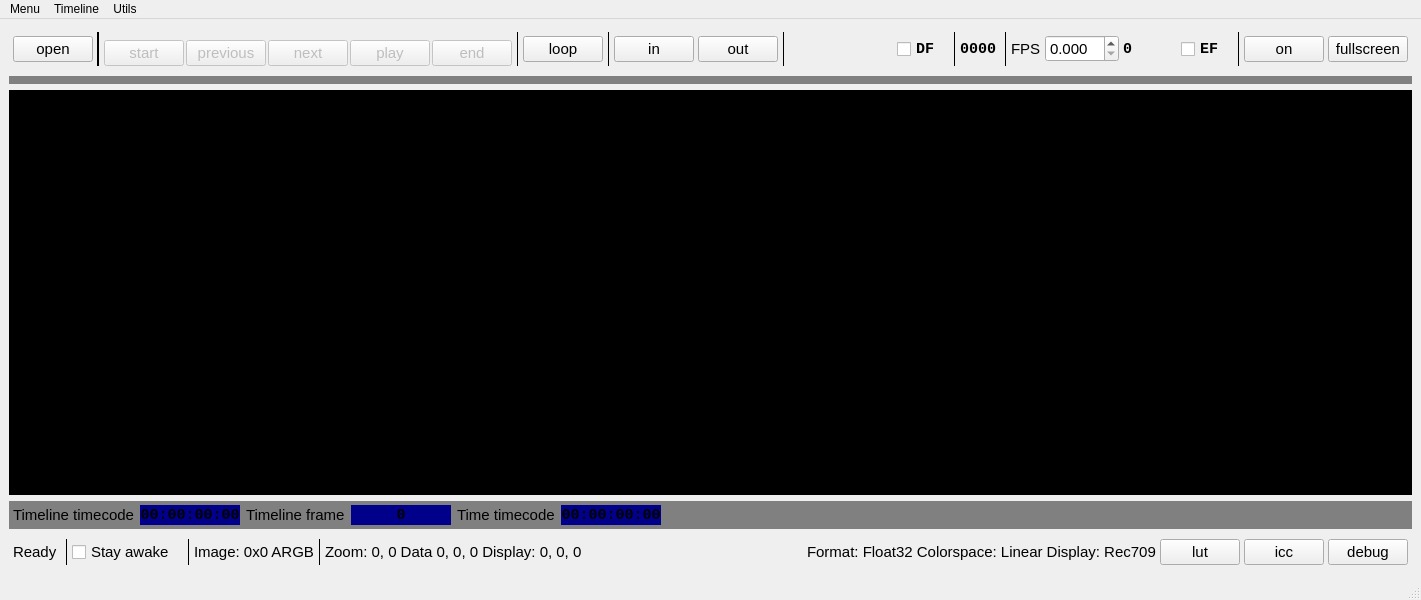
<?xml version="1.0" encoding="UTF-8"?>
<ui version="4.0">
 <class>Flipman</class>
 <widget class="QMainWindow" name="Flipman">
  <property name="geometry">
   <rect>
    <x>0</x>
    <y>0</y>
    <width>1160</width>
    <height>600</height>
   </rect>
  </property>
  <property name="windowTitle">
   <string>Flipman</string>
  </property>
  <widget class="QWidget" name="central_widget">
   <layout class="QVBoxLayout" name="verticalLayout">
    <item>
     <widget class="QWidget" name="tools_widget" native="true">
      <property name="enabled">
       <bool>true</bool>
      </property>
      <layout class="QHBoxLayout" name="horizontalLayout">
       <property name="spacing">
        <number>4</number>
       </property>
       <property name="leftMargin">
        <number>4</number>
       </property>
       <property name="topMargin">
        <number>4</number>
       </property>
       <property name="rightMargin">
        <number>4</number>
       </property>
       <property name="bottomMargin">
        <number>4</number>
       </property>
       <item>
        <widget class="QPushButton" name="tool_open">
         <property name="font">
          <font>
           <pointsize>11</pointsize>
          </font>
         </property>
         <property name="text">
          <string>open</string>
         </property>
        </widget>
       </item>
       <item>
        <widget class="QFrame" name="frame_9">
         <property name="minimumSize">
          <size>
           <width>0</width>
           <height>0</height>
          </size>
         </property>
         <property name="styleSheet">
          <string notr="true"/>
         </property>
         <property name="frameShape">
          <enum>QFrame::Shape::VLine</enum>
         </property>
         <property name="frameShadow">
          <enum>QFrame::Shadow::Plain</enum>
         </property>
         <property name="lineWidth">
          <number>2</number>
         </property>
        </widget>
       </item>
       <item>
        <widget class="QWidget" name="playback_widget" native="true">
         <property name="enabled">
          <bool>false</bool>
         </property>
         <property name="styleSheet">
          <string notr="true"/>
         </property>
         <layout class="QHBoxLayout" name="horizontalLayout_5">
          <property name="spacing">
           <number>2</number>
          </property>
          <property name="leftMargin">
           <number>0</number>
          </property>
          <property name="topMargin">
           <number>8</number>
          </property>
          <property name="rightMargin">
           <number>0</number>
          </property>
          <property name="bottomMargin">
           <number>0</number>
          </property>
          <item>
           <widget class="QPushButton" name="tool_start">
            <property name="font">
             <font>
              <pointsize>11</pointsize>
             </font>
            </property>
            <property name="text">
             <string>start</string>
            </property>
           </widget>
          </item>
          <item>
           <widget class="QPushButton" name="tool_previous">
            <property name="font">
             <font>
              <pointsize>11</pointsize>
             </font>
            </property>
            <property name="text">
             <string>previous</string>
            </property>
           </widget>
          </item>
          <item>
           <widget class="QPushButton" name="tool_next">
            <property name="font">
             <font>
              <pointsize>11</pointsize>
             </font>
            </property>
            <property name="text">
             <string>next</string>
            </property>
           </widget>
          </item>
          <item>
           <widget class="QPushButton" name="tool_play">
            <property name="font">
             <font>
              <pointsize>11</pointsize>
             </font>
            </property>
            <property name="styleSheet">
             <string notr="true"/>
            </property>
            <property name="text">
             <string>play</string>
            </property>
            <property name="checkable">
             <bool>true</bool>
            </property>
           </widget>
          </item>
          <item>
           <widget class="QPushButton" name="tool_end">
            <property name="font">
             <font>
              <pointsize>11</pointsize>
             </font>
            </property>
            <property name="text">
             <string>end</string>
            </property>
           </widget>
          </item>
         </layout>
        </widget>
       </item>
       <item>
        <widget class="QFrame" name="frame_2">
         <property name="frameShape">
          <enum>QFrame::Shape::VLine</enum>
         </property>
         <property name="frameShadow">
          <enum>QFrame::Shadow::Plain</enum>
         </property>
        </widget>
       </item>
       <item>
        <widget class="QPushButton" name="tool_loop">
         <property name="font">
          <font>
           <pointsize>11</pointsize>
          </font>
         </property>
         <property name="text">
          <string>loop</string>
         </property>
         <property name="checkable">
          <bool>true</bool>
         </property>
        </widget>
       </item>
       <item>
        <widget class="QFrame" name="frame_3">
         <property name="frameShape">
          <enum>QFrame::Shape::VLine</enum>
         </property>
         <property name="frameShadow">
          <enum>QFrame::Shadow::Plain</enum>
         </property>
        </widget>
       </item>
       <item>
        <widget class="QPushButton" name="in">
         <property name="font">
          <font>
           <pointsize>11</pointsize>
          </font>
         </property>
         <property name="text">
          <string>in</string>
         </property>
        </widget>
       </item>
       <item>
        <widget class="QPushButton" name="out">
         <property name="font">
          <font>
           <pointsize>11</pointsize>
          </font>
         </property>
         <property name="text">
          <string>out</string>
         </property>
        </widget>
       </item>
       <item>
        <widget class="QFrame" name="frame_4">
         <property name="frameShape">
          <enum>QFrame::Shape::VLine</enum>
         </property>
         <property name="frameShadow">
          <enum>QFrame::Shadow::Plain</enum>
         </property>
        </widget>
       </item>
       <item>
        <widget class="widgets::Timeedit" name="timecode" native="true">
         <property name="minimumSize">
          <size>
           <width>100</width>
           <height>0</height>
          </size>
         </property>
         <property name="font">
          <font>
           <family>Courier New</family>
           <pointsize>13</pointsize>
           <bold>true</bold>
          </font>
         </property>
        </widget>
       </item>
       <item>
        <spacer name="horizontalSpacer_3">
         <property name="orientation">
          <enum>Qt::Orientation::Horizontal</enum>
         </property>
         <property name="sizeType">
          <enum>QSizePolicy::Policy::Minimum</enum>
         </property>
         <property name="sizeHint" stdset="0">
          <size>
           <width>4</width>
           <height>20</height>
          </size>
         </property>
        </spacer>
       </item>
       <item>
        <widget class="QCheckBox" name="df">
         <property name="font">
          <font>
           <family>Courier New</family>
           <pointsize>11</pointsize>
           <bold>true</bold>
          </font>
         </property>
         <property name="text">
          <string>DF </string>
         </property>
        </widget>
       </item>
       <item>
        <widget class="QFrame" name="frame_5">
         <property name="frameShape">
          <enum>QFrame::Shape::VLine</enum>
         </property>
         <property name="frameShadow">
          <enum>QFrame::Shadow::Plain</enum>
         </property>
        </widget>
       </item>
       <item>
        <widget class="QLabel" name="frame">
         <property name="minimumSize">
          <size>
           <width>40</width>
           <height>0</height>
          </size>
         </property>
         <property name="font">
          <font>
           <family>Courier New</family>
           <pointsize>11</pointsize>
           <bold>true</bold>
          </font>
         </property>
         <property name="text">
          <string>0000</string>
         </property>
        </widget>
       </item>
       <item>
        <widget class="QFrame" name="frame_7">
         <property name="frameShape">
          <enum>QFrame::Shape::VLine</enum>
         </property>
         <property name="frameShadow">
          <enum>QFrame::Shadow::Plain</enum>
         </property>
        </widget>
       </item>
       <item>
        <widget class="QLabel" name="label">
         <property name="font">
          <font>
           <pointsize>11</pointsize>
          </font>
         </property>
         <property name="text">
          <string>FPS</string>
         </property>
        </widget>
       </item>
       <item>
        <widget class="QDoubleSpinBox" name="fps">
         <property name="font">
          <font>
           <pointsize>11</pointsize>
          </font>
         </property>
         <property name="decimals">
          <number>3</number>
         </property>
        </widget>
       </item>
       <item>
        <widget class="QLabel" name="actual_fps">
         <property name="minimumSize">
          <size>
           <width>50</width>
           <height>0</height>
          </size>
         </property>
         <property name="font">
          <font>
           <family>Courier New</family>
           <pointsize>11</pointsize>
           <bold>true</bold>
          </font>
         </property>
         <property name="text">
          <string>0</string>
         </property>
        </widget>
       </item>
       <item>
        <spacer name="horizontalSpacer_4">
         <property name="orientation">
          <enum>Qt::Orientation::Horizontal</enum>
         </property>
         <property name="sizeType">
          <enum>QSizePolicy::Policy::Minimum</enum>
         </property>
         <property name="sizeHint" stdset="0">
          <size>
           <width>4</width>
           <height>10</height>
          </size>
         </property>
        </spacer>
       </item>
       <item>
        <widget class="QCheckBox" name="tool_everyframe">
         <property name="font">
          <font>
           <family>Courier New</family>
           <pointsize>11</pointsize>
           <bold>true</bold>
          </font>
         </property>
         <property name="text">
          <string>EF </string>
         </property>
        </widget>
       </item>
       <item>
        <widget class="QFrame" name="frame_10">
         <property name="frameShape">
          <enum>QFrame::Shape::VLine</enum>
         </property>
         <property name="frameShadow">
          <enum>QFrame::Shadow::Plain</enum>
         </property>
        </widget>
       </item>
       <item>
        <widget class="QPushButton" name="tool_sound">
         <property name="font">
          <font>
           <pointsize>11</pointsize>
          </font>
         </property>
         <property name="text">
          <string>on</string>
         </property>
         <property name="checkable">
          <bool>true</bool>
         </property>
        </widget>
       </item>
       <item>
        <spacer name="horizontalSpacer">
         <property name="orientation">
          <enum>Qt::Orientation::Horizontal</enum>
         </property>
         <property name="sizeHint" stdset="0">
          <size>
           <width>40</width>
           <height>20</height>
          </size>
         </property>
        </spacer>
       </item>
       <item>
        <widget class="QPushButton" name="tool_fullscreen">
         <property name="font">
          <font>
           <pointsize>11</pointsize>
          </font>
         </property>
         <property name="text">
          <string>fullscreen</string>
         </property>
         <property name="checkable">
          <bool>true</bool>
         </property>
        </widget>
       </item>
      </layout>
     </widget>
    </item>
    <item>
     <widget class="QWidget" name="timeline_widget" native="true">
      <property name="font">
       <font>
        <pointsize>12</pointsize>
       </font>
      </property>
      <property name="styleSheet">
       <string notr="true">background-color: gray;</string>
      </property>
      <layout class="QHBoxLayout" name="horizontalLayout_2">
       <property name="leftMargin">
        <number>4</number>
       </property>
       <property name="topMargin">
        <number>4</number>
       </property>
       <property name="rightMargin">
        <number>4</number>
       </property>
       <property name="bottomMargin">
        <number>4</number>
       </property>
       <item>
        <widget class="widgets::Timeedit" name="timeline_start" native="true">
         <property name="minimumSize">
          <size>
           <width>90</width>
           <height>0</height>
          </size>
         </property>
         <property name="font">
          <font>
           <family>Courier New</family>
           <pointsize>12</pointsize>
           <bold>true</bold>
          </font>
         </property>
         <property name="styleSheet">
          <string notr="true">background-color: dimgray;</string>
         </property>
        </widget>
       </item>
       <item>
        <widget class="widgets::Timeline" name="timeline" native="true">
         <property name="sizePolicy">
          <sizepolicy hsizetype="Expanding" vsizetype="Preferred">
           <horstretch>0</horstretch>
           <verstretch>0</verstretch>
          </sizepolicy>
         </property>
        </widget>
       </item>
       <item>
        <widget class="widgets::Timeedit" name="timeline_duration" native="true">
         <property name="minimumSize">
          <size>
           <width>90</width>
           <height>0</height>
          </size>
         </property>
         <property name="font">
          <font>
           <family>Courier New</family>
           <pointsize>12</pointsize>
           <bold>true</bold>
          </font>
         </property>
         <property name="styleSheet">
          <string notr="true">background-color: dimgray;</string>
         </property>
        </widget>
       </item>
      </layout>
     </widget>
    </item>
    <item>
     <widget class="QWidget" name="render_widget" native="true">
      <property name="sizePolicy">
       <sizepolicy hsizetype="Preferred" vsizetype="Expanding">
        <horstretch>0</horstretch>
        <verstretch>0</verstretch>
       </sizepolicy>
      </property>
      <layout class="QHBoxLayout" name="horizontalLayout_4">
       <property name="spacing">
        <number>0</number>
       </property>
       <property name="leftMargin">
        <number>0</number>
       </property>
       <property name="topMargin">
        <number>0</number>
       </property>
       <property name="rightMargin">
        <number>0</number>
       </property>
       <property name="bottomMargin">
        <number>0</number>
       </property>
       <item>
        <widget class="widgets::Viewer" name="render_widget" native="true">
         <property name="styleSheet">
          <string notr="true">background-color: black</string>
         </property>
        </widget>
       </item>
      </layout>
     </widget>
    </item>
    <item>
     <widget class="QWidget" name="statistics_widget" native="true">
      <property name="styleSheet">
       <string notr="true">background-color: gray;</string>
      </property>
      <layout class="QHBoxLayout" name="horizontalLayout_6">
       <property name="leftMargin">
        <number>4</number>
       </property>
       <property name="topMargin">
        <number>4</number>
       </property>
       <property name="rightMargin">
        <number>4</number>
       </property>
       <property name="bottomMargin">
        <number>4</number>
       </property>
       <item>
        <widget class="QLabel" name="label_2">
         <property name="font">
          <font>
           <pointsize>11</pointsize>
          </font>
         </property>
         <property name="text">
          <string>Timeline timecode</string>
         </property>
        </widget>
       </item>
       <item>
        <widget class="QLabel" name="timeline_timecode">
         <property name="minimumSize">
          <size>
           <width>100</width>
           <height>0</height>
          </size>
         </property>
         <property name="font">
          <font>
           <family>Courier New</family>
           <pointsize>11</pointsize>
           <bold>true</bold>
          </font>
         </property>
         <property name="styleSheet">
          <string notr="true">background-color: darkblue;</string>
         </property>
         <property name="text">
          <string>00:00:00:00</string>
         </property>
         <property name="alignment">
          <set>Qt::AlignmentFlag::AlignCenter</set>
         </property>
        </widget>
       </item>
       <item>
        <widget class="QLabel" name="label_3">
         <property name="font">
          <font>
           <pointsize>11</pointsize>
          </font>
         </property>
         <property name="text">
          <string>Timeline frame</string>
         </property>
        </widget>
       </item>
       <item>
        <widget class="QLabel" name="timeline_frame">
         <property name="minimumSize">
          <size>
           <width>100</width>
           <height>0</height>
          </size>
         </property>
         <property name="font">
          <font>
           <family>Courier New</family>
           <pointsize>11</pointsize>
           <bold>true</bold>
          </font>
         </property>
         <property name="styleSheet">
          <string notr="true">background-color: darkblue;</string>
         </property>
         <property name="text">
          <string>0</string>
         </property>
         <property name="alignment">
          <set>Qt::AlignmentFlag::AlignCenter</set>
         </property>
        </widget>
       </item>
       <item>
        <widget class="QLabel" name="label_4">
         <property name="font">
          <font>
           <pointsize>11</pointsize>
          </font>
         </property>
         <property name="text">
          <string>Time timecode</string>
         </property>
        </widget>
       </item>
       <item>
        <widget class="QLabel" name="time_timecode">
         <property name="minimumSize">
          <size>
           <width>100</width>
           <height>0</height>
          </size>
         </property>
         <property name="font">
          <font>
           <family>Courier New</family>
           <pointsize>11</pointsize>
           <bold>true</bold>
          </font>
         </property>
         <property name="styleSheet">
          <string notr="true">background-color: darkblue;</string>
         </property>
         <property name="text">
          <string>00:00:00:00</string>
         </property>
         <property name="alignment">
          <set>Qt::AlignmentFlag::AlignCenter</set>
         </property>
        </widget>
       </item>
       <item>
        <spacer name="horizontalSpacer_5">
         <property name="orientation">
          <enum>Qt::Orientation::Horizontal</enum>
         </property>
         <property name="sizeHint" stdset="0">
          <size>
           <width>40</width>
           <height>20</height>
          </size>
         </property>
        </spacer>
       </item>
      </layout>
     </widget>
    </item>
    <item>
     <widget class="QWidget" name="widget" native="true">
      <layout class="QHBoxLayout" name="horizontalLayout_3">
       <property name="spacing">
        <number>4</number>
       </property>
       <property name="leftMargin">
        <number>4</number>
       </property>
       <property name="topMargin">
        <number>4</number>
       </property>
       <property name="rightMargin">
        <number>4</number>
       </property>
       <property name="bottomMargin">
        <number>4</number>
       </property>
       <item>
        <widget class="QLabel" name="status">
         <property name="font">
          <font>
           <pointsize>11</pointsize>
          </font>
         </property>
         <property name="text">
          <string>Ready </string>
         </property>
        </widget>
       </item>
       <item>
        <widget class="QFrame" name="frame_6">
         <property name="frameShape">
          <enum>QFrame::Shape::VLine</enum>
         </property>
         <property name="frameShadow">
          <enum>QFrame::Shadow::Plain</enum>
         </property>
        </widget>
       </item>
       <item>
        <widget class="QCheckBox" name="stayawake">
         <property name="font">
          <font>
           <pointsize>11</pointsize>
          </font>
         </property>
         <property name="text">
          <string>Stay awake  </string>
         </property>
        </widget>
       </item>
       <item>
        <widget class="QFrame" name="frame_8">
         <property name="frameShape">
          <enum>QFrame::Shape::VLine</enum>
         </property>
         <property name="frameShadow">
          <enum>QFrame::Shadow::Plain</enum>
         </property>
        </widget>
       </item>
       <item>
        <widget class="QLabel" name="info">
         <property name="font">
          <font>
           <pointsize>11</pointsize>
          </font>
         </property>
         <property name="text">
          <string>Image: 0x0 ARGB</string>
         </property>
        </widget>
       </item>
       <item>
        <widget class="QFrame" name="frame_11">
         <property name="frameShape">
          <enum>QFrame::Shape::VLine</enum>
         </property>
         <property name="frameShadow">
          <enum>QFrame::Shadow::Plain</enum>
         </property>
        </widget>
       </item>
       <item>
        <widget class="QLabel" name="render">
         <property name="font">
          <font>
           <pointsize>11</pointsize>
          </font>
         </property>
         <property name="text">
          <string>Zoom: 0, 0 Data 0, 0, 0 Display: 0, 0, 0</string>
         </property>
        </widget>
       </item>
       <item>
        <spacer name="horizontalSpacer_2">
         <property name="orientation">
          <enum>Qt::Orientation::Horizontal</enum>
         </property>
         <property name="sizeHint" stdset="0">
          <size>
           <width>40</width>
           <height>20</height>
          </size>
         </property>
        </spacer>
       </item>
       <item>
        <widget class="QLabel" name="format">
         <property name="font">
          <font>
           <pointsize>11</pointsize>
          </font>
         </property>
         <property name="text">
          <string>Format: Float32 Colorspace: Linear Display: Rec709</string>
         </property>
        </widget>
       </item>
       <item>
        <widget class="QPushButton" name="lut">
         <property name="font">
          <font>
           <pointsize>11</pointsize>
          </font>
         </property>
         <property name="text">
          <string>lut</string>
         </property>
        </widget>
       </item>
       <item>
        <widget class="QPushButton" name="icc">
         <property name="font">
          <font>
           <pointsize>11</pointsize>
          </font>
         </property>
         <property name="text">
          <string>icc</string>
         </property>
        </widget>
       </item>
       <item>
        <widget class="QPushButton" name="debug">
         <property name="font">
          <font>
           <pointsize>11</pointsize>
          </font>
         </property>
         <property name="text">
          <string>debug</string>
         </property>
        </widget>
       </item>
      </layout>
     </widget>
    </item>
   </layout>
  </widget>
  <widget class="QMenuBar" name="menubar">
   <property name="geometry">
    <rect>
     <x>0</x>
     <y>0</y>
     <width>1160</width>
     <height>37</height>
    </rect>
   </property>
   <widget class="QMenu" name="menu">
    <property name="title">
     <string>Menu</string>
    </property>
    <addaction name="menu_open"/>
    <addaction name="separator"/>
    <addaction name="menu_start"/>
    <addaction name="menu_previous10"/>
    <addaction name="menu_previous"/>
    <addaction name="menu_play"/>
    <addaction name="menu_next"/>
    <addaction name="menu_next10"/>
    <addaction name="menu_end"/>
    <addaction name="separator"/>
    <addaction name="menu_loop"/>
    <addaction name="separator"/>
    <addaction name="menu_fullscreen"/>
   </widget>
   <widget class="QMenu" name="menuTimeline">
    <property name="title">
     <string>Timeline</string>
    </property>
    <addaction name="timeline_frames"/>
    <addaction name="timeline_time"/>
    <addaction name="timeline_smpte"/>
    <addaction name="separator"/>
    <addaction name="timeline_in"/>
    <addaction name="timeline_out"/>
    <addaction name="separator"/>
    <addaction name="timeline_clearinout"/>
   </widget>
   <widget class="QMenu" name="menuUtils">
    <property name="title">
     <string>Utils</string>
    </property>
    <addaction name="utils_showinfinder"/>
   </widget>
   <addaction name="menu"/>
   <addaction name="menuTimeline"/>
   <addaction name="menuUtils"/>
  </widget>
  <widget class="QStatusBar" name="statusbar"/>
  <action name="menu_play">
   <property name="checkable">
    <bool>true</bool>
   </property>
   <property name="text">
    <string>Play</string>
   </property>
   <property name="shortcut">
    <string>Space</string>
   </property>
  </action>
  <action name="menu_open">
   <property name="text">
    <string>Open ...</string>
   </property>
   <property name="shortcut">
    <string>Ctrl+O</string>
   </property>
  </action>
  <action name="menu_next">
   <property name="text">
    <string>Go to &gt; Next frame</string>
   </property>
   <property name="shortcut">
    <string>Right</string>
   </property>
  </action>
  <action name="menu_previous">
   <property name="text">
    <string>Go to &gt; Previous frame</string>
   </property>
   <property name="shortcut">
    <string>Left</string>
   </property>
  </action>
  <action name="menu_start">
   <property name="text">
    <string>Go to &gt; Start</string>
   </property>
   <property name="shortcut">
    <string>Up</string>
   </property>
  </action>
  <action name="menu_end">
   <property name="text">
    <string>Go to &gt; End</string>
   </property>
   <property name="shortcut">
    <string>Down</string>
   </property>
  </action>
  <action name="menu_fullscreen">
   <property name="checkable">
    <bool>true</bool>
   </property>
   <property name="text">
    <string>Fullscreen</string>
   </property>
   <property name="shortcut">
    <string>F</string>
   </property>
  </action>
  <action name="menu_loop">
   <property name="checkable">
    <bool>true</bool>
   </property>
   <property name="text">
    <string>Loop</string>
   </property>
   <property name="shortcut">
    <string>L</string>
   </property>
  </action>
  <action name="timeline_frames">
   <property name="checkable">
    <bool>true</bool>
   </property>
   <property name="text">
    <string>Frames</string>
   </property>
   <property name="shortcut">
    <string>R</string>
   </property>
  </action>
  <action name="timeline_time">
   <property name="checkable">
    <bool>true</bool>
   </property>
   <property name="checked">
    <bool>true</bool>
   </property>
   <property name="text">
    <string>Time</string>
   </property>
   <property name="shortcut">
    <string>T</string>
   </property>
  </action>
  <action name="timeline_smpte">
   <property name="checkable">
    <bool>true</bool>
   </property>
   <property name="text">
    <string>SMTPE</string>
   </property>
   <property name="shortcut">
    <string>S</string>
   </property>
  </action>
  <action name="menu_next10">
   <property name="text">
    <string>Go to &gt; Next 10 frame</string>
   </property>
   <property name="shortcut">
    <string>Shift+Right</string>
   </property>
  </action>
  <action name="menu_previous10">
   <property name="text">
    <string>Go to &gt; Previous 10 frame</string>
   </property>
   <property name="shortcut">
    <string>Shift+Left</string>
   </property>
  </action>
  <action name="timeline_in">
   <property name="text">
    <string>Mark in</string>
   </property>
  </action>
  <action name="timeline_out">
   <property name="text">
    <string>Mark out</string>
   </property>
  </action>
  <action name="timeline_clearinout">
   <property name="text">
    <string>Clear in out</string>
   </property>
  </action>
  <action name="utils_showinfinder">
   <property name="text">
    <string>Show in finder ...</string>
   </property>
   <property name="shortcut">
    <string>Return</string>
   </property>
  </action>
 </widget>
 <customwidgets>
  <customwidget>
   <class>widgets::Viewer</class>
   <extends>QWidget</extends>
   <header>../../../widgets/viewer.h</header>
   <container>1</container>
  </customwidget>
  <customwidget>
   <class>widgets::Timeline</class>
   <extends>QWidget</extends>
   <header>../../../widgets/timeline.h</header>
   <container>1</container>
  </customwidget>
  <customwidget>
   <class>widgets::Timeedit</class>
   <extends>QWidget</extends>
   <header>../../../widgets/timeedit.h</header>
   <container>1</container>
  </customwidget>
 </customwidgets>
 <resources/>
 <connections/>
</ui>
